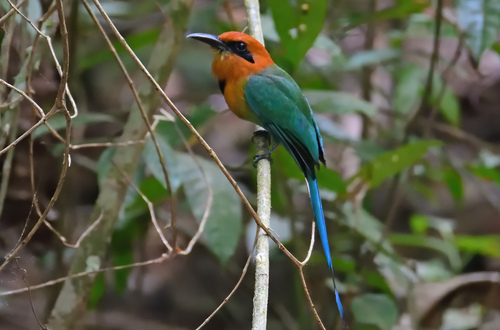
#> input picture data/mosiac_reference/Broad-billed-motmot_268880490.jpg, 500 x 330 px
$ python -i mosaic.py   (imports and definitions only)
#> lines starting #> are read from the running program, lines starting #| are printed output that depends on the picture
#> in open_rgb, img is the input picture: PIL image 500x330 RGB; mean R, G, B 88.4, 91.1, 71.4
"""Build a photo mosaic of a reference image from a life list's bird photos.

The reference is cropped and downscaled so it has exactly one pixel per
species. Each species is then placed on exactly one pixel, using whichever of
its photos fits best, so that the total color difference between photos and
pixels is as small as possible (an optimal assignment, not a greedy one).

Usage:
    python src/mosaic.py data/mosiac_reference/Broad-billed-motmot_268880490.jpg

Output (in <out>/<reference name>/):
    mosaic.jpg      the rendered mosaic (mosaic_debug.jpg with --debug, each
                    tile labeled "row,col")
    reference.png   the downscaled reference, one pixel per species
    layout.csv      row, col, species and photo for every cell
    layout.json     grid size and settings plus the same per-cell data
"""
import argparse
import csv
import json
import math
from concurrent.futures import ThreadPoolExecutor
from pathlib import Path

import numpy as np
from PIL import Image, ImageDraw, ImageFont
from scipy.optimize import linear_sum_assignment

from life_list import load_life_list

RGB_TO_XYZ = np.array([[0.4124, 0.3576, 0.1805],
                       [0.2126, 0.7152, 0.0722],
                       [0.0193, 0.1192, 0.9505]])
WHITE_D65 = np.array([0.95047, 1.0, 1.08883])


# [10 lines left out: function srgb_to_lab, not called in this run]


def center_square(img):
    side = min(img.size)
#> side = 330
    left, top = (img.width - side) // 2, (img.height - side) // 2
#> left = 85; top = 0
    return img.crop((left, top, left + side, top + side))
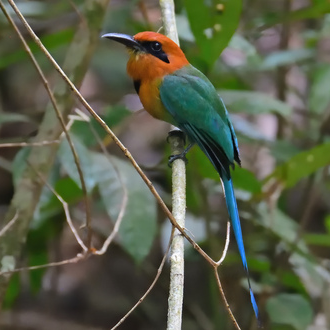
#> returned value: PIL image 330x330 RGB; mean R, G, B 88.9, 94.2, 72.8


def open_rgb(path, min_size=None):
    img = Image.open(path)
    if min_size:
        img.draft("RGB", (min_size, min_size))  # fast JPEG decode at reduced size
    return img.convert("RGB")


def mean_rgb(path):
    """Average color of the square tile that will be cut from a photo."""
    return center_square(open_rgb(path, 64)).resize((1, 1), Image.BOX).getpixel((0, 0))


# [178 lines left out: functions load_species_photos, tile_colors, choose_grid, downscale_reference, assign, render and 3 more, not called in this run]


# [2 lines not run here, left out]

>>> result = mean_rgb('../data/mosiac_reference/Broad-billed-motmot_268880490.jpg')
#> result = (89, 94, 73)
